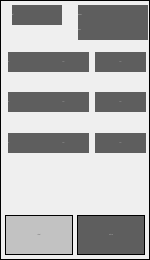
      <widget class="QGroupBox" name="groupBox_8">
       <property name="geometry">
        <rect>
         <x>696</x>
         <y>111</y>
         <width>150</width>
         <height>260</height>
        </rect>
       </property>
       <property name="sizePolicy">
        <sizepolicy hsizetype="Maximum" vsizetype="Maximum">
         <horstretch>0</horstretch>
         <verstretch>0</verstretch>
        </sizepolicy>
       </property>
       <property name="styleSheet">
        <string notr="true">border: 1px solid black;</string>
       </property>
       <property name="title">
        <string/>
       </property>
       <widget class="QLabel" name="label_63">
        <property name="geometry">
         <rect>
          <x>12</x>
          <y>5</y>
          <width>50</width>
          <height>20</height>
         </rect>
        </property>
        <property name="font">
         <font>
          <family>Roboto</family>
          <pointsize>-1</pointsize>
          <italic>false</italic>
          <bold>false</bold>
         </font>
        </property>
        <property name="styleSheet">
         <string notr="true">background-color: rgb(94, 94, 94);
color: rgb(194, 194, 194);
border: 0px;
text-align: left;
font: 12px 'Roboto';</string>
        </property>
        <property name="text">
         <string>Ref</string>
        </property>
        <property name="alignment">
         <set>Qt::AlignLeading|Qt::AlignLeft|Qt::AlignVCenter</set>
        </property>
       </widget>
       <widget class="QLabel" name="label_67">
        <property name="geometry">
         <rect>
          <x>78</x>
          <y>5</y>
          <width>70</width>
          <height>20</height>
         </rect>
        </property>
        <property name="font">
         <font>
          <family>Roboto</family>
          <pointsize>-1</pointsize>
          <italic>false</italic>
          <bold>false</bold>
         </font>
        </property>
        <property name="styleSheet">
         <string notr="true">background-color: rgb(94, 94, 94);
color: rgb(194, 194, 194);
border: 0px;
text-align: left;
font: 12px 'Roboto';</string>
        </property>
        <property name="text">
         <string>Realized</string>
        </property>
        <property name="alignment">
         <set>Qt::AlignLeading|Qt::AlignLeft|Qt::AlignVCenter</set>
        </property>
       </widget>
       <widget class="QLabel" name="label_68">
        <property name="geometry">
         <rect>
          <x>78</x>
          <y>20</y>
          <width>70</width>
          <height>20</height>
         </rect>
        </property>
        <property name="font">
         <font>
          <family>Roboto</family>
          <pointsize>-1</pointsize>
          <italic>false</italic>
          <bold>false</bold>
         </font>
        </property>
        <property name="styleSheet">
         <string notr="true">background-color: rgb(94, 94, 94);
color: rgb(194, 194, 194);
border: 0px;
text-align: left;
font: 12px 'Roboto';</string>
        </property>
        <property name="text">
         <string>Values</string>
        </property>
        <property name="alignment">
         <set>Qt::AlignLeading|Qt::AlignLeft|Qt::AlignVCenter</set>
        </property>
       </widget>
       <widget class="QLabel" name="label_57">
        <property name="geometry">
         <rect>
          <x>8</x>
          <y>52</y>
          <width>30</width>
          <height>20</height>
         </rect>
        </property>
        <property name="font">
         <font>
          <family>Roboto</family>
          <pointsize>-1</pointsize>
          <italic>false</italic>
          <bold>false</bold>
         </font>
        </property>
        <property name="styleSheet">
         <string notr="true">background-color: rgb(94, 94, 94);
color: rgb(194, 194, 194);
border: 0px;
text-align: left;
font: 15px 'Roboto';</string>
        </property>
        <property name="text">
         <string>a* :</string>
        </property>
        <property name="alignment">
         <set>Qt::AlignLeading|Qt::AlignLeft|Qt::AlignVCenter</set>
        </property>
       </widget>
       <widget class="QLabel" name="label_58">
        <property name="geometry">
         <rect>
          <x>38</x>
          <y>52</y>
          <width>51</width>
          <height>20</height>
         </rect>
        </property>
        <property name="font">
         <font>
          <family>Roboto</family>
          <pointsize>-1</pointsize>
          <italic>false</italic>
          <bold>false</bold>
         </font>
        </property>
        <property name="styleSheet">
         <string notr="true">background-color: rgb(94, 94, 94);
color: rgb(194, 194, 194);
border: 0px;
text-align: left;
font: 15px 'Roboto';</string>
        </property>
        <property name="text">
         <string>0.00</string>
        </property>
        <property name="alignment">
         <set>Qt::AlignCenter</set>
        </property>
       </widget>
       <widget class="QLabel" name="label_64">
        <property name="geometry">
         <rect>
          <x>95</x>
          <y>52</y>
          <width>51</width>
          <height>20</height>
         </rect>
        </property>
        <property name="font">
         <font>
          <family>Roboto</family>
          <pointsize>-1</pointsize>
          <italic>false</italic>
          <bold>false</bold>
         </font>
        </property>
        <property name="styleSheet">
         <string notr="true">background-color: rgb(94, 94, 94);
color: rgb(194, 194, 194);
border: 0px;
text-align: left;
font: 15px 'Roboto';</string>
        </property>
        <property name="text">
         <string>0.00</string>
        </property>
        <property name="alignment">
         <set>Qt::AlignCenter</set>
        </property>
       </widget>
       <widget class="QLabel" name="label_59">
        <property name="geometry">
         <rect>
          <x>8</x>
          <y>92</y>
          <width>30</width>
          <height>20</height>
         </rect>
        </property>
        <property name="font">
         <font>
          <family>Roboto</family>
          <pointsize>-1</pointsize>
          <italic>false</italic>
          <bold>false</bold>
         </font>
        </property>
        <property name="styleSheet">
         <string notr="true">background-color: rgb(94, 94, 94);
color: rgb(194, 194, 194);
border: 0px;
text-align: left;
font: 15px 'Roboto';</string>
        </property>
        <property name="text">
         <string>b* :</string>
        </property>
        <property name="alignment">
         <set>Qt::AlignLeading|Qt::AlignLeft|Qt::AlignVCenter</set>
        </property>
       </widget>
       <widget class="QLabel" name="label_60">
        <property name="geometry">
         <rect>
          <x>38</x>
          <y>92</y>
          <width>51</width>
          <height>20</height>
         </rect>
        </property>
        <property name="font">
         <font>
          <family>Roboto</family>
          <pointsize>-1</pointsize>
          <italic>false</italic>
          <bold>false</bold>
         </font>
        </property>
        <property name="styleSheet">
         <string notr="true">background-color: rgb(94, 94, 94);
color: rgb(194, 194, 194);
border: 0px;
text-align: left;
font: 15px 'Roboto';</string>
        </property>
        <property name="text">
         <string>0.00</string>
        </property>
        <property name="alignment">
         <set>Qt::AlignCenter</set>
        </property>
       </widget>
       <widget class="QLabel" name="label_65">
        <property name="geometry">
         <rect>
          <x>95</x>
          <y>92</y>
          <width>51</width>
          <height>20</height>
         </rect>
        </property>
        <property name="font">
         <font>
          <family>Roboto</family>
          <pointsize>-1</pointsize>
          <italic>false</italic>
          <bold>false</bold>
         </font>
        </property>
        <property name="styleSheet">
         <string notr="true">background-color: rgb(94, 94, 94);
color: rgb(194, 194, 194);
border: 0px;
text-align: left;
font: 15px 'Roboto';</string>
        </property>
        <property name="text">
         <string>0.00</string>
        </property>
        <property name="alignment">
         <set>Qt::AlignCenter</set>
        </property>
       </widget>
       <widget class="QLabel" name="label_61">
        <property name="geometry">
         <rect>
          <x>8</x>
          <y>133</y>
          <width>30</width>
          <height>20</height>
         </rect>
        </property>
        <property name="font">
         <font>
          <family>Roboto</family>
          <pointsize>-1</pointsize>
          <italic>false</italic>
          <bold>false</bold>
         </font>
        </property>
        <property name="styleSheet">
         <string notr="true">background-color: rgb(94, 94, 94);
color: rgb(194, 194, 194);
border: 0px;
text-align: left;
font: 15px 'Roboto';</string>
        </property>
        <property name="text">
         <string>c* :</string>
        </property>
        <property name="alignment">
         <set>Qt::AlignLeading|Qt::AlignLeft|Qt::AlignVCenter</set>
        </property>
       </widget>
       <widget class="QLabel" name="label_62">
        <property name="geometry">
         <rect>
          <x>38</x>
          <y>133</y>
          <width>51</width>
          <height>20</height>
         </rect>
        </property>
        <property name="font">
         <font>
          <family>Roboto</family>
          <pointsize>-1</pointsize>
          <italic>false</italic>
          <bold>false</bold>
         </font>
        </property>
        <property name="styleSheet">
         <string notr="true">background-color: rgb(94, 94, 94);
color: rgb(194, 194, 194);
border: 0px;
text-align: left;
font: 15px 'Roboto';</string>
        </property>
        <property name="text">
         <string>0.00</string>
        </property>
        <property name="alignment">
         <set>Qt::AlignCenter</set>
        </property>
       </widget>
       <widget class="QLabel" name="label_66">
        <property name="geometry">
         <rect>
          <x>95</x>
          <y>133</y>
          <width>51</width>
          <height>20</height>
         </rect>
        </property>
        <property name="font">
         <font>
          <family>Roboto</family>
          <pointsize>-1</pointsize>
          <italic>false</italic>
          <bold>false</bold>
         </font>
        </property>
        <property name="styleSheet">
         <string notr="true">background-color: rgb(94, 94, 94);
color: rgb(194, 194, 194);
border: 0px;
text-align: left;
font: 15px 'Roboto';</string>
        </property>
        <property name="text">
         <string>0.00</string>
        </property>
        <property name="alignment">
         <set>Qt::AlignCenter</set>
        </property>
       </widget>
       <widget class="QPushButton" name="pushButton_11">
        <property name="geometry">
         <rect>
          <x>5</x>
          <y>215</y>
          <width>68</width>
          <height>40</height>
         </rect>
        </property>
        <property name="sizePolicy">
         <sizepolicy hsizetype="Minimum" vsizetype="Fixed">
          <horstretch>0</horstretch>
          <verstretch>0</verstretch>
         </sizepolicy>
        </property>
        <property name="font">
         <font>
          <family>Roboto</family>
          <pointsize>-1</pointsize>
          <italic>false</italic>
          <bold>false</bold>
         </font>
        </property>
        <property name="layoutDirection">
         <enum>Qt::LeftToRight</enum>
        </property>
        <property name="styleSheet">
         <string notr="true">QPushButton {
	background-color: rgb(194, 194, 194);
	color: rgb(94, 94, 94);
	border: 1px solid black;
	text-align: center;
	font: 14px 'Roboto';
}</string>
        </property>
        <property name="text">
         <string>Instant</string>
        </property>
       </widget>
       <widget class="QPushButton" name="pushButton_10">
        <property name="geometry">
         <rect>
          <x>77</x>
          <y>215</y>
          <width>68</width>
          <height>40</height>
         </rect>
        </property>
        <property name="sizePolicy">
         <sizepolicy hsizetype="Minimum" vsizetype="Fixed">
          <horstretch>0</horstretch>
          <verstretch>0</verstretch>
         </sizepolicy>
        </property>
        <property name="font">
         <font>
          <family>Roboto</family>
          <pointsize>-1</pointsize>
          <italic>false</italic>
          <bold>false</bold>
         </font>
        </property>
        <property name="layoutDirection">
         <enum>Qt::LeftToRight</enum>
        </property>
        <property name="styleSheet">
         <string notr="true">QPushButton {
	background-color: rgb(94, 94, 94);
	color: rgb(194, 194, 194);
	border: 1px solid black;
	text-align: center;
	font: 15px 'Roboto';
}

QPushButton::hover {
	background-color: rgb(194, 194, 194);
	color: rgb(94, 94, 94);
	border: 1px solid black;
	text-align: center;
	font: 15px 'Roboto';
}</string>
        </property>
        <property name="text">
         <string>Last X m</string>
        </property>
       </widget>
      </widget>
